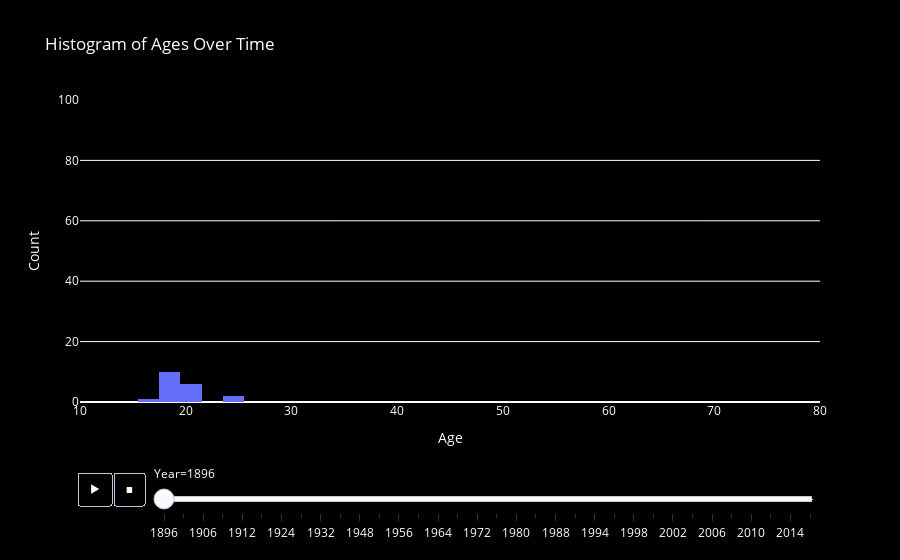

Here is the notebook cell this chart was saved with:
### Markdown cell above
### Histogram över olika åldrar över tid

### Code cell
# Filter the dataframe to include only rows where the Team is 'France'
only_france_df = athlete_events[athlete_events['Team'] == 'France']
only_france_df.sort_values(by=['Year'], inplace=True)
only_france_df.dropna(subset=['Age'], inplace=True)

# Create a histogram of ages over time
histogram_ages_over_time = px.histogram(only_france_df, x='Age', title='Histogram of Ages Over Time', animation_frame='Year', range_x=[10, 80])

# Customize the layout of the histogram
histogram_ages_over_time.update_layout(
    xaxis_title='Age',
    yaxis_title='Count',
    paper_bgcolor="black",
    plot_bgcolor="black",
    font_color="white",
    yaxis_range=[0, 100]
)

# Show the histogram
histogram_ages_over_time.show()

### Figure 1 — Plotly figure (JSON) as saved in the notebook; plotly's stock layout.template omitted (floating-point values rounded to 4 significant figures)
{"data": [{"alignmentgroup": "True", "bingroup": "x", "hovertemplate": "Year=1896<br>Age=%{x}<br>count=%{y}<extra></extra>", "legendgroup": "", "marker": {"color": "#636efa", "pattern": {"shape": ""}}, "name": "", "offsetgroup": "", "orientation": "v", "showlegend": false, "type": "histogram", "x": [20, 17, 19, 19, 19, 21, 18, 18, 20, 18, 21, 19, 21, 18, 19, 21, 25, 25, 18], "xaxis": "x", "yaxis": "y"}], "layout": {"barmode": "relative", "font": {"color": "white"}, "legend": {"tracegroupgap": 0}, "paper_bgcolor": "black", "plot_bgcolor": "black", "sliders": [{"active": 0, "currentvalue": {"prefix": "Year="}, "len": 0.9, "pad": {"b": 10, "t": 60}, "steps": [{"args": [["1896"], {"frame": {"duration": 0, "redraw": true}, "fromcurrent": true, "mode": "immediate", "transition": {"duration": 0, "easing": "linear"}}], "label": "1896", "method": "animate"}, {"args": [["1900"], {"frame": {"duration": 0, "redraw": true}, "fromcurrent": true, "mode": "immediate", "transition": {"duration": 0, "easing": "linear"}}], "label": "1900", "method": "animate"}, {"args": [["1906"], {"frame": {"duration": 0, "redraw": true}, "fromcurrent": true, "mode": "immediate", "transition": {"duration": 0, "easing": "linear"}}], "label": "1906", "method": "animate"}, {"args": [["1908"], {"frame": {"duration": 0, "redraw": true}, "fromcurrent": true, "mode": "immediate", "transition": {"duration": 0, "easing": "linear"}}], "label": "1908", "method": "animate"}, {"args": [["1912"], {"frame": {"duration": 0, "redraw": true}, "fromcurrent": true, "mode": "immediate", "transition": {"duration": 0, "easing": "linear"}}], "label": "1912", "method": "animate"}, {"args": [["1920"], {"frame": {"duration": 0, "redraw": true}, "fromcurrent": true, "mode": "immediate", "transition": {"duration": 0, "easing": "linear"}}], "label": "1920", "method": "animate"}, {"args": [["1924"], {"frame": {"duration": 0, "redraw": true}, "fromcurrent": true, "mode": "immediate", "transition": {"duration": 0, "easing": "linear"}}], "label": "1924", "method": "animate"}, {"args": [["1928"], {"frame": {"duration": 0, "redraw": true}, "fromcurrent": true, "mode": "immediate", "transition": {"duration": 0, "easing": "linear"}}], "label": "1928", "method": "animate"}, {"args": [["1932"], {"frame": {"duration": 0, "redraw": true}, "fromcurrent": true, "mode": "immediate", "transition": {"duration": 0, "easing": "linear"}}], "label": "1932", "method": "animate"}, {"args": [["1936"], {"frame": {"duration": 0, "redraw": true}, "fromcurrent": true, "mode": "immediate", "transition": {"duration": 0, "easing": "linear"}}], "label": "1936", "method": "animate"}, {"args": [["1948"], {"frame": {"duration": 0, "redraw": true}, "fromcurrent": true, "mode": "immediate", "transition": {"duration": 0, "easing": "linear"}}], "label": "1948", "method": "animate"}, {"args": [["1952"], {"frame": {"duration": 0, "redraw": true}, "fromcurrent": true, "mode": "immediate", "transition": {"duration": 0, "easing": "linear"}}], "label": "1952", "method": "animate"}, {"args": [["1956"], {"frame": {"duration": 0, "redraw": true}, "fromcurrent": true, "mode": "immediate", "transition": {"duration": 0, "easing": "linear"}}], "label": "1956", "method": "animate"}, {"args": [["1960"], {"frame": {"duration": 0, "redraw": true}, "fromcurrent": true, "mode": "immediate", "transition": {"duration": 0, "easing": "linear"}}], "label": "1960", "method": "animate"}, {"args": [["1964"], {"frame": {"duration": 0, "redraw": true}, "fromcurrent": true, "mode": "immediate", "transition": {"duration": 0, "easing": "linear"}}], "label": "1964", "method": "animate"}, {"args": [["1968"], {"frame": {"duration": 0, "redraw": true}, "fromcurrent": true, "mode": "immediate", "transition": {"duration": 0, "easing": "linear"}}], "label": "1968", "method": "animate"}, {"args": [["1972"], {"frame": {"duration": 0, "redraw": true}, "fromcurrent": true, "mode": "immediate", "transition": {"duration": 0, "easing": "linear"}}], "label": "1972", "method": "animate"}, {"args": [["1976"], {"frame": {"duration": 0, "redraw": true}, "fromcurrent": true, "mode": "immediate", "transition": {"duration": 0, "easing": "linear"}}], "label": "1976", "method": "animate"}, {"args": [["1980"], {"frame": {"duration": 0, "redraw": true}, "fromcurrent": true, "mode": "immediate", "transition": {"duration": 0, "easing": "linear"}}], "label": "1980", "method": "animate"}, {"args": [["1984"], {"frame": {"duration": 0, "redraw": true}, "fromcurrent": true, "mode": "immediate", "transition": {"duration": 0, "easing": "linear"}}], "label": "1984", "method": "animate"}, {"args": [["1988"], {"frame": {"duration": 0, "redraw": true}, "fromcurrent": true, "mode": "immediate", "transition": {"duration": 0, "easing": "linear"}}], "label": "1988", "method": "animate"}, {"args": [["1992"], {"frame": {"duration": 0, "redraw": true}, "fromcurrent": true, "mode": "immediate", "transition": {"duration": 0, "easing": "linear"}}], "label": "1992", "method": "animate"}, {"args": [["1994"], {"frame": {"duration": 0, "redraw": true}, "fromcurrent": true, "mode": "immediate", "transition": {"duration": 0, "easing": "linear"}}], "label": "1994", "method": "animate"}, {"args": [["1996"], {"frame": {"duration": 0, "redraw": true}, "fromcurrent": true, "mode": "immediate", "transition": {"duration": 0, "easing": "linear"}}], "label": "1996", "method": "animate"}, {"args": [["1998"], {"frame": {"duration": 0, "redraw": true}, "fromcurrent": true, "mode": "immediate", "transition": {"duration": 0, "easing": "linear"}}], "label": "1998", "method": "animate"}, {"args": [["2000"], {"frame": {"duration": 0, "redraw": true}, "fromcurrent": true, "mode": "immediate", "transition": {"duration": 0, "easing": "linear"}}], "label": "2000", "method": "animate"}, {"args": [["2002"], {"frame": {"duration": 0, "redraw": true}, "fromcurrent": true, "mode": "immediate", "transition": {"duration": 0, "easing": "linear"}}], "label": "2002", "method": "animate"}, {"args": [["2004"], {"frame": {"duration": 0, "redraw": true}, "fromcurrent": true, "mode": "immediate", "transition": {"duration": 0, "easing": "linear"}}], "label": "2004", "method": "animate"}, {"args": [["2006"], {"frame": {"duration": 0, "redraw": true}, "fromcurrent": true, "mode": "immediate", "transition": {"duration": 0, "easing": "linear"}}], "label": "2006", "method": "animate"}, {"args": [["2008"], {"frame": {"duration": 0, "redraw": true}, "fromcurrent": true, "mode": "immediate", "transition": {"duration": 0, "easing": "linear"}}], "label": "2008", "method": "animate"}, {"args": [["2010"], {"frame": {"duration": 0, "redraw": true}, "fromcurrent": true, "mode": "immediate", "transition": {"duration": 0, "easing": "linear"}}], "label": "2010", "method": "animate"}, {"args": [["2012"], {"frame": {"duration": 0, "redraw": true}, "fromcurrent": true, "mode": "immediate", "transition": {"duration": 0, "easing": "linear"}}], "label": "2012", "method": "animate"}, {"args": [["2014"], {"frame": {"duration": 0, "redraw": true}, "fromcurrent": true, "mode": "immediate", "transition": {"duration": 0, "easing": "linear"}}], "label": "2014", "method": "animate"}, {"args": [["2016"], {"frame": {"duration": 0, "redraw": true}, "fromcurrent": true, "mode": "immediate", "transition": {"duration": 0, "easing": "linear"}}], "label": "2016", "method": "animate"}], "x": 0.1, "xanchor": "left", "y": 0, "yanchor": "top"}], "title": {"text": "Histogram of Ages Over Time"}, "updatemenus": [{"buttons": [{"args": [null, {"frame": {"duration": 500, "redraw": true}, "fromcurrent": true, "mode": "immediate", "transition": {"duration": 500, "easing": "linear"}}], "label": "&#9654;", "method": "animate"}, {"args": [[null], {"frame": {"duration": 0, "redraw": true}, "fromcurrent": true, "mode": "immediate", "transition": {"duration": 0, "easing": "linear"}}], "label": "&#9724;", "method": "animate"}], "direction": "left", "pad": {"r": 10, "t": 70}, "showactive": false, "type": "buttons", "x": 0.1, "xanchor": "right", "y": 0, "yanchor": "top"}], "xaxis": {"anchor": "y", "domain": [0, 1], "range": [10, 80], "title": {"text": "Age"}}, "yaxis": {"anchor": "x", "domain": [0, 1], "range": [0, 100], "title": {"text": "Count"}}}}
